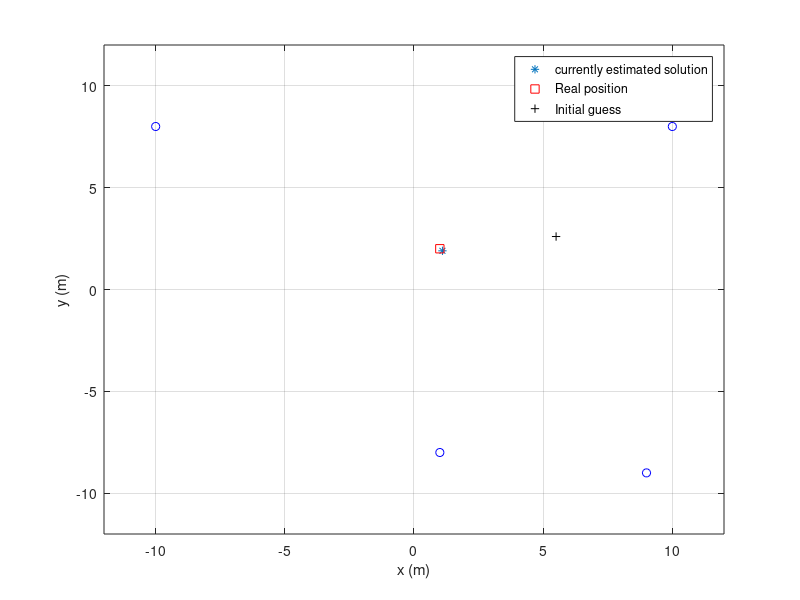

Reproduce this figure in MATLAB.

% ***READ *** READ *** READ *** READ *** READ *** READ *** READ *** 

% This program is an example about how to find a solution that minimizes a cost function. 
% The cost function is defined in order to "solve" a set of (simultaneous) equations

% In this example I try to solve 4 equations generated by 4 range
% measurements (distance between a range sensor and 4 known landmarks, i.e.
% it is a triangulation case.)
% Note: you may add more landmarks, so the solver would give an averaged
% solution, which is good for dealing with errors in the measurements.

% The unknown variables are (x,y) (position of the sensor).
% I created a hypothetical map (positions of landmarks) and a
% hypothetical current position of the sensor. Then I simulated 4
% range measurements, from the position (x,y) and the 4 landmarks. Then I
% use the 4 measurements to infer the position (x,y). The inference
% process knows the MAP (positions of the landmarks) and the 4 polluted
% range measurements. It does not know the actual position (x,y), which needs to be
% estimated.
% Note that I add some "noise" to the simulated measurement in order to
% simulate the reality ==> existence of noise in measurements.

% by Jose Guivant. Originally introduced for MTRN2500, S2/2015
% Now, to be effectively used in: 
%   MTRN4110; for hexapod localization purposes.
%   MTRN4010; for evaluating performance of EKF.


function ExampleMinimizingCostFunctionA(slow)

if ~exist('slow','var'), slow=0 ; end;


% I will use this global variable to share some parameters, etc between
% multiple functions.(You may have implemented it in a ddiferent way.)
clc();
global ExtraInfo;


% Create some buffers for recording evolution of optimization
% For analysis purposes. It is not necessary for actual cases, in real-time processing.
InitRecordIterations() ;


% Some simulated map.
ExtraInfo.LandmarksCentersX = [ -10,1,+10,9 ] ;
ExtraInfo.LandmarksCentersY = [ 8,-8,8,-9 ] ;


% For animation/ teaching purposes.
% if "DoItSlowly" is > 0 , it will show the optmimization process in slow
% motion and graphically.
if slow,
ExtraInfo.DoItSlowly=0.05;  %<---------- if <> 0, it will pause, to show slow-motion movie.
else
ExtraInfo.DoItSlowly=0;
end
    
% Simulated position of robot  (A successful estimated solution must converge to
% these values)
RealRobotPosition = [1,2] ;



% simulate range measurements
noise = (rand(1,numel(ExtraInfo.LandmarksCentersX))-0.5)*2* 0.2 ;     
% We simulate some random noise, uniform distribution, range [-0.2,+0.2]. (up to 20cm amplitude!)

% We simulate the noisy measurements by corrupting the perfect measurements
% (by adding the synthetic noise)
ExtraInfo.RealValuesEquations= EvaluateSystemOfEquations( RealRobotPosition )+noise;


% I assume some initial guess, wrong but not "very wrong"
% The optimization tool needs an initial guess!
MyInitialGuessAboutParameters = [5.5,2.6];

% Usually, we try to propose a guess, that is close to the solution
% (so, we "help" the optimizer).
% (in htis case, it is possible, because we know the previous position of the platform)
%MyInitialGuessAboutParameters = 0.1+RealRobotPosition;

fprintf('Real Position (x,y)=[%.3f][%.3f]\n',RealRobotPosition(1:2));
fprintf('Initial guess (x,y)=[%.3f][%.3f]\n',MyInitialGuessAboutParameters(1:2));


% Some plots for showing the situation.
% NOT necessary in real applications!!!!
figure(3) ; clf ;
ExtraInfo.h = plot(MyInitialGuessAboutParameters(1),MyInitialGuessAboutParameters(2),'*');
hold on ; xlabel('x (m)') ; ylabel('y (m)') ;
plot(RealRobotPosition(1),RealRobotPosition(2),'sr');
plot(MyInitialGuessAboutParameters(1),MyInitialGuessAboutParameters(2),'+k');
plot(ExtraInfo.LandmarksCentersX,ExtraInfo.LandmarksCentersY,'ob')
axis([-12,12,-12,12]);
ExtraInfo.hTitle=title(''); zoom on; grid on;
legend({'currently estimated solution','Real position','Initial guess'});


% run the OPTIMIZATION function, provided by Matlab
% I use this function because is efficient and easy to be used. There are other 
% approaches for solving the problem. 
% The optimizer needs to call my cost function,
% "MyCostFunction", when it needs to evaluate the cost associated to
% different instances of the parameters we want to obtain.

%%%%%%%% the tolerance will decode how many iteration we gonna run through
options =  optimset('TolFun',1e-3,'TolX',1);  % for telling the optimizer, that we accept 
% a tolerance of 0.001 in the cost function.

%%% it is no point to reach tolerance too samll (low as 1e-5),
%%% as the the measured value are always polluted,
%%% it will just reach the noised robot position (useless)
%%% but also time consuming


tic() ; % just for analyzing performance (processing time)
EstimatedParameters = fminsearch(@MyCostFunction,MyInitialGuessAboutParameters,options);
tElapsed=toc();

% In this case, the cost function I define is "MyCostFunction". See the code
% below.

% ... DONE

fprintf('Solution achieved in t=[%.3f]ms\n',tElapsed*1000);
fprintf('Solution converged to (x,y)=[%.4f][%.4f]\n',EstimatedParameters(1),EstimatedParameters(2));


% update results.
set(ExtraInfo.h,'xdata',EstimatedParameters(1),'ydata',EstimatedParameters(2));
PlotRecordOfIterations(RealRobotPosition) ;


return
end


% -------------------------------------------------------------------
% Here is the COST function I want to minimize.
% It depends on the problem I try to solve.

% This function is called, many times, by the optimization function.
% so, it should be very fast (==> do it properly).
function cost = MyCostFunction(z)
 % "z" : specified by the optimizer.
 
global ExtraInfo; %.LandmarksCentersX;

% Evaluate equations for the proposed hypothesis ( currently, in z )
r = EvaluateSystemOfEquations(z);
err = ExtraInfo.RealValuesEquations - r ;
cost = sum(  abs(err) );  %I propose this cost function.
%Done!


% This part of the code is for producing an animation, in class.
% Just for teaching purposes. NOT NEEDED.
if (ExtraInfo.DoItSlowly>0)
    set(ExtraInfo.h,'xdata',z(1),'ydata',z(2));
    s=sprintf('(in SLOW Motion) X=[%.3f][%.3f]: cost=[%.3e]\n',z(1),z(2),cost);
    set(ExtraInfo.hTitle,'string',s);
    RecordIteration(z,cost);
    pause(ExtraInfo.DoItSlowly);
end;


return ;
end
% --------------------------------------------
% Function that evaluate the 3 equations of interest, for a given instance
% of X  (i.e. of (x,y) )
% You cna modify it to deal with a variable number of landamrks.
function r = EvaluateSystemOfEquations( X )
 global ExtraInfo; %.LandmarksCentersX;
%   *** I am trying to do this:  
%  i=1;
%  dx = ExtraInfo.LandmarksCentersX(i)-X(1) ; dy = ExtraInfo.LandmarksCentersY(i)-X(2) ;
%  r(i) = sqrt(  dx*dx+dy*dy ) ;
%  
%  i=2;
%  dx = ExtraInfo.LandmarksCentersX(i)-X(1) ; dy = ExtraInfo.LandmarksCentersY(i)-X(2) ;
%  r(i) = sqrt(  dx*dx+dy*dy ) ;
%  
%  i=3;
%  dx = ExtraInfo.LandmarksCentersX(i)-X(1) ; dy = ExtraInfo.LandmarksCentersY(i)-X(2) ;
%  r(i) = sqrt(  dx*dx+dy*dy ) ;
%  ...etc
 
% but I do it, using vectors oprations (faster, in Matlab).
 dxs = ExtraInfo.LandmarksCentersX-X(1);
 dys = ExtraInfo.LandmarksCentersY-X(2);
 r =  sqrt(dxs.*dxs+dys.*dys);
 
 return;
end
 
% --------------------------------------------------------------
%   JUST FOR PLOTTING / TEACHING / ANIMATION PURPOSES.
%   NOT NEEDED IN YOU IMPLEMENTATIONS. IT CONSUMES PROCESSING.

function RecordIteration(X,cost)
global ExtraInfo; %.LandmarksCentersX;
if (ExtraInfo.iBufferEvolution<ExtraInfo.LmaxBufferEvolution),
     ExtraInfo.BufferEvolution(:,ExtraInfo.iBufferEvolution)=[X(1);X(2);cost];
    ExtraInfo.iBufferEvolution=ExtraInfo.iBufferEvolution+1;
end;
return;
end
function InitRecordIterations()
    global ExtraInfo;
    ExtraInfo.LmaxBufferEvolution =5000;
    ExtraInfo.BufferEvolution = zeros(3,ExtraInfo.LmaxBufferEvolution,'single');
    ExtraInfo.iBufferEvolution =1;
return;
end
function PlotRecordOfIterations(RealRobotPosition)
global ExtraInfo;
ExtraInfo.iBufferEvolution=ExtraInfo.iBufferEvolution-1;
if ExtraInfo.iBufferEvolution>0,
   ExtraInfo.BufferEvolution=ExtraInfo.BufferEvolution(:,1:ExtraInfo.iBufferEvolution);
   figure(1) ; clf;  hold on; xlabel('x (m)') ; ylabel('y (m)') ; box on; zoom on ;
   plot( ExtraInfo.BufferEvolution(1,:),ExtraInfo.BufferEvolution(2,:),'c');
   plot( ExtraInfo.BufferEvolution(1,:),ExtraInfo.BufferEvolution(2,:),'.b');
   plot( ExtraInfo.BufferEvolution(1,[1,ExtraInfo.iBufferEvolution]),ExtraInfo.BufferEvolution(2,[1,ExtraInfo.iBufferEvolution]),'*r');
   plot(RealRobotPosition(1),RealRobotPosition(2),'sr');
   title('How the optimizer "navigated" the parameters space');
   
   figure(2) ; clf;  hold on;
   plot( ExtraInfo.BufferEvolution(3,:),'c');
   plot( ExtraInfo.BufferEvolution(3,:),'.');
   xlabel('Iteration');    ylabel('Cost'); box on; zoom on ;
   title('How the COST function evolved when was being minimized');
end;   
return;
end
% --------------------------------------------------------------



 % --------------------------------------------------------------

 % Things you may try:
 %  1) Not adding noise in the simulation (perfect mesurements)
 %  2) Increase noise ( "worse" sensors)                         (useful for  projects!)    
 %  3) Simulate using a variable number of landmarks (2,3,4 or 5). (useful for  projects!) 
 %  4) Simulate case of "laser" (range and bearing)              (useful for  projects!) 
 %  5) Simulate case of "camera" (just bearing) 
  
 % For questions: use Moodle Forum or email: j.guivant@unsw.edu.au

 
 % -------------------------------------------------------------------
 
